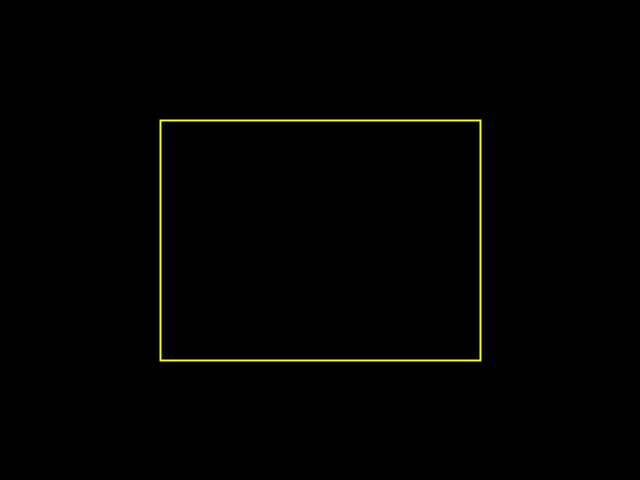
Frame 1 (no input)
Frame 60 (the mouse pressed at the canvas centre just before this capture): identical to frame 1, image omitted
Frame 120 (the mouse held since frame 60 and released just before this capture): identical to frame 1, image omitted

The Processing sketch that drew this single still picture (run headless with seeded random() and noise(); from frame 60 on, the mouse is pressed at the canvas centre):

// Processing sketch: bit_test
// ── bit_test.pde
NapPointF[] nF = new NapPointF[4];
NapPointB[] nB = new NapPointB[4];
NapPointB3[] nB3 = new NapPointB3[4];

void setup() {
  size(640,480);
  /*
  nF[0] = new NapPointF(0.25, 0.25);
  nF[1] = new NapPointF(0.75, 0.25);
  nF[2] = new NapPointF(0.75, 0.75);
  nF[3] = new NapPointF(0.25, 0.75);
  */
  /*
  nB[0] = new NapPointB("00000000000000000000000010100000", "00000000000000000000000001111000");
  nB[1] = new NapPointB("00000000000000000000000111100000", "00000000000000000000000001111000");
  nB[2] = new NapPointB("00000000000000000000000111100000", "00000000000000000000000101101000");
  nB[3] = new NapPointB("00000000000000000000000010100000", "00000000000000000000000101101000");
  */
  nB3[0] = new NapPointB3("010100000", "001111000");
  nB3[1] = new NapPointB3("111100000", "001111000");
  nB3[2] = new NapPointB3("111100000", "101101000");
  nB3[3] = new NapPointB3("010100000", "101101000");  
}

void draw() {
  background(0);
  stroke(255,255,0);
  strokeWeight(2);
  noFill();
  beginShape();
  /*
  for (int i=0; i<nF.length; i++) {
    vertex(nF[i].x, nF[i].y);
  }
  */
  for (int i=0; i<nB3.length; i++) {
    vertex(nB3[i].x, nB3[i].y);
  }  
  endShape(CLOSE);
}

class NapPointB3 {
  int x, y;
  String xB1, xB2, xB3, xB4, xB5, xB6, xB7, xB8, xB9; 
  String yB1, yB2, yB3, yB4, yB5, yB6, yB7, yB8, yB9;
  
  NapPointB3(String _x, String _y) {
    xB1 = "" + _x.charAt(0);
    xB2 = "" + _x.charAt(1);
    xB3 = "" + _x.charAt(2);
    xB4 = "" + _x.charAt(3);
    xB5 = "" + _x.charAt(4);
    xB6 = "" + _x.charAt(5);
    xB7 = "" + _x.charAt(6);
    xB8 = "" + _x.charAt(7);
    xB9 = "" + _x.charAt(8);
    
    yB1 = "" + _y.charAt(0);
    yB2 = "" + _y.charAt(1);
    yB3 = "" + _y.charAt(2);
    yB4 = "" + _y.charAt(3);
    yB5 = "" + _y.charAt(4);
    yB6 = "" + _y.charAt(5);
    yB7 = "" + _y.charAt(6);
    yB8 = "" + _y.charAt(7);
    yB9 = "" + _y.charAt(8);
    
    x = unbinary(xB1 + xB2 + xB3 + xB4 + xB5 + xB6 + xB7 + xB8 + xB9);
    y = unbinary(yB1 + yB2 + yB3 + yB4 + yB5 + yB6 + yB7 + yB8 + yB9);
    println(x + " " + y);
  }
}

class NapPointB {
  int x, y;
  String xB, yB;
  
  NapPointB(String _x, String _y) {
    xB = _x;
    yB = _y;
    x = unbinary(xB);
    y = unbinary(yB);
    println(x + " " + y);
  }
}

class NapPointF {
  int x, y;
  String xB, yB;
  
  NapPointF(float _x, float _y) {
    x = int(_x * width);
    y = int(_y * height);
    xB = binary(x);
    yB = binary(y);
    println(xB + " " + yB);
  }
}
